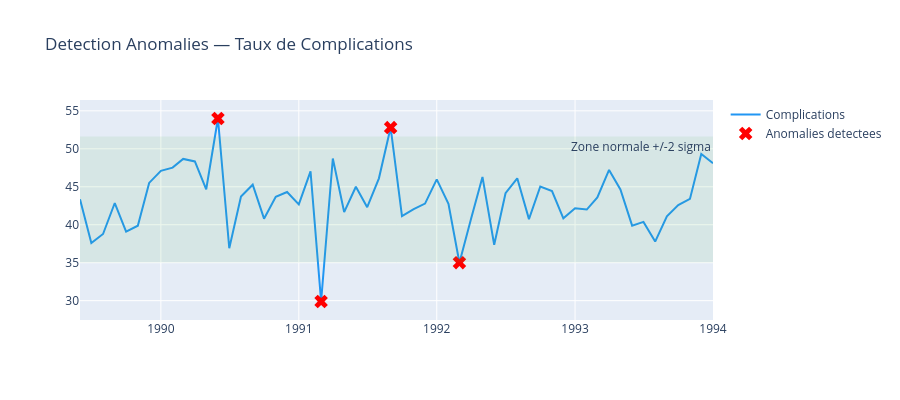

Write notebook code for a chart like this one.
### Code cell
# ── INNOVATION 3 : Detection d'anomalies temporelles (z-score)
def detect_anomalies(monthly_data, col, z_thr=2.0):
    vals = monthly_data[col].values
    mean, std = vals.mean(), vals.std()
    z    = np.abs((vals-mean)/(std+1e-9))
    mask = z>z_thr
    r    = monthly_data[mask][['mois_admission',col]].copy()
    r['z_score'] = z[mask]
    r['type']    = r[col].apply(lambda x:'Pic anormal' if x>mean else 'Creux anormal')
    return r.sort_values('z_score',ascending=False)

print('Detection anomalies temporelles (z-score > 2.0) :')
print('='*55)
for col,label in [('taux_complication','Taux Complications'),('duree_sejour_moy','Duree Sejour')]:
    anom = detect_anomalies(monthly_df, col)
    print(f'\n  {label} — {len(anom)} mois anormaux detectes :')
    for _,row in anom.head(3).iterrows():
        icon = '🔴' if row['type']=='Pic anormal' else '🔵'
        print(f'     {icon} {row["mois_admission"]} : {row[col]:.1f} (z={row["z_score"]:.2f})')
    if len(anom)==0: print('     Aucune anomalie detectee')

# Visualisation Plotly anomalies
vals   = monthly_df['taux_complication'].values
months = monthly_df['mois_admission'].tolist()
mean_v = vals.mean(); std_v = vals.std()
fig_an = go.Figure()
fig_an.add_trace(go.Scatter(x=months, y=vals, mode='lines', name='Complications',
    line={'color':'#2196F3','width':2}))
fig_an.add_hrect(y0=mean_v-2*std_v, y1=mean_v+2*std_v,
    fillcolor='rgba(76,175,80,0.1)', line_width=0,
    annotation_text='Zone normale +/-2 sigma')
anom_c = detect_anomalies(monthly_df,'taux_complication')
if len(anom_c)>0:
    anom_vals = [float(monthly_df[monthly_df['mois_admission']==m]['taux_complication'].values[0])
                 if m in months else None for m in anom_c['mois_admission']]
    fig_an.add_trace(go.Scatter(x=list(anom_c['mois_admission']), y=anom_vals,
        mode='markers', name='Anomalies detectees',
        marker={'color':'red','size':12,'symbol':'x'}))
fig_an.update_layout(title='Detection Anomalies — Taux de Complications',
    height=400, paper_bgcolor='white', hovermode='x')
fig_an.show()

### Figure 1 — Plotly figure (JSON) as saved in the notebook; plotly's stock layout.template omitted (floating-point values rounded to 4 significant figures)
{"data": [{"line": {"color": "#2196F3", "width": 2}, "mode": "lines", "name": "Complications", "type": "scatter", "x": ["1989-06", "1989-07", "1989-08", "1989-09", "1989-10", "1989-11", "1989-12", "1990-01", "1990-02", "1990-03", "1990-04", "1990-05", "1990-06", "1990-07", "1990-08", "1990-09", "1990-10", "1990-11", "1990-12", "1991-01", "1991-02", "1991-03", "1991-04", "1991-05", "1991-06", "1991-07", "1991-08", "1991-09", "1991-10", "1991-11", "1991-12", "1992-01", "1992-02", "1992-03", "1992-04", "1992-05", "1992-06", "1992-07", "1992-08", "1992-09", "1992-10", "1992-11", "1992-12", "1993-01", "1993-02", "1993-03", "1993-04", "1993-05", "1993-06", "1993-07", "1993-08", "1993-09", "1993-10", "1993-11", "1993-12", "1994-01"], "y": [43.37, 37.58, 38.78, 42.86, 39.08, 39.87, 45.51, 47.1, 47.52, 48.67, 48.34, 44.67, 53.99, 36.9, 43.71, 45.27, 40.8, 43.67, 44.31, 42.68, 47.02, 29.89, 48.72, 41.67, 45.0, 42.31, 46.11, 52.8, 41.14, 42.05, 42.78, 45.98, 42.76, 35.0, 40.82, 46.3, 37.36, 44.15, 46.11, 40.74, 45.03, 44.44, 40.85, 42.17, 42.0, 43.6, 47.22, 44.64, 39.88, 40.37, 37.78, 41.1, 42.59, 43.4, 49.32, 48.11]}, {"marker": {"color": "red", "size": 12, "symbol": "x"}, "mode": "markers", "name": "Anomalies detectees", "type": "scatter", "x": ["1991-03", "1990-06", "1991-09", "1992-03"], "y": [29.89, 53.99, 52.8, 35]}], "layout": {"annotations": [{"showarrow": false, "text": "Zone normale +/-2 sigma", "x": 1, "xanchor": "right", "xref": "x domain", "y": 51.62, "yanchor": "top", "yref": "y"}], "height": 400, "hovermode": "x", "paper_bgcolor": "white", "shapes": [{"fillcolor": "rgba(76,175,80,0.1)", "line": {"width": 0}, "type": "rect", "x0": 0, "x1": 1, "xref": "x domain", "y0": 35.02, "y1": 51.62, "yref": "y"}], "title": {"text": "Detection Anomalies — Taux de Complications"}}}
